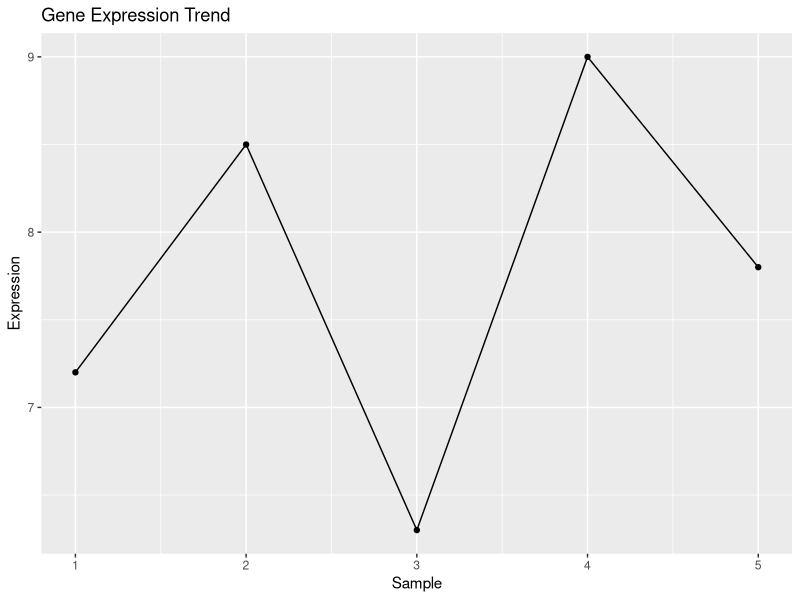
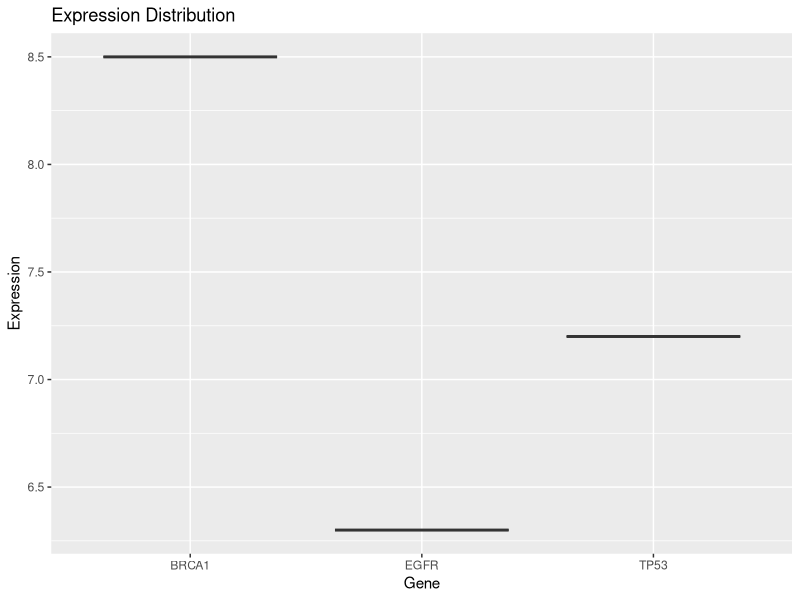
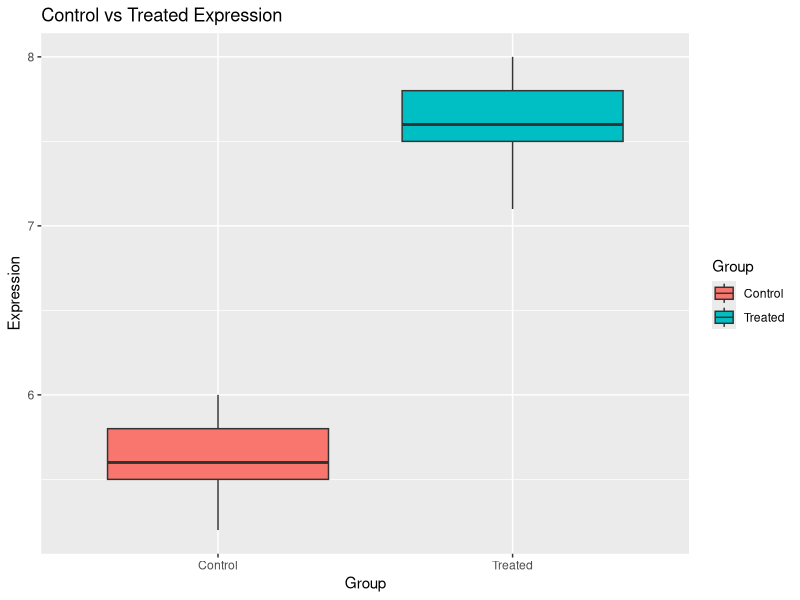

Reproduce these figures in R, in order.
## ---- chunk 1
# Assigning variables
GeneExpression <- 5.6
Species <- "Homo sapiens"

# Numeric vector
x <- c(1,2,3,4,5)

# Basic operations
mean(x)
sum(x)
length(x)
## ---- chunk 2
# Gene expression values
GeneExpressions <- c(7.2, 8.5, 6.3, 9.0, 7.8)

# Summary statistics
mean(GeneExpressions)
median(GeneExpressions)
sd(GeneExpressions)
## ---- chunk 3
v <- c(1,2,3,4,5)
v
## ---- chunk 4
mat <- matrix(1:9, nrow=3, ncol=3)
mat
## ---- chunk 5
my_list <- list(
  Gene="TP53",
  Expression=7.5,
  Active=TRUE
)
my_list
## ---- chunk 6
df <- data.frame(
  Gene=c("TP53","BRCA1","EGFR"),
  Expression=c(7.2, 8.5, 6.3)
)
df
## ---- chunk 7
# Subsetting
df$Gene
df$Expression

# Filtering
df[df$Expression > 7, ]

# Adding new column
df$HighExpression <- df$Expression > 7
df
## ---- chunk 8
value <- 8

if(value > 7){
  print("High expression")
} else {
  print("Low expression")
}
## ---- chunk 9
for(i in 1:5){
  print(i)
}
## ---- chunk 10
# Using apply
mat <- matrix(1:9, nrow=3)

apply(mat, 1, sum)  # Row sums
apply(mat, 2, mean) # Column means
## ---- chunk 11
# Statistical tests
t.test(GeneExpressions)

# Correlation
x <- c(1,2,3,4,5)
y <- c(2,4,6,8,10)
cor(x,y)
## ---- chunk 12
library(ggplot2)

df_plot <- data.frame(
  Sample=1:5,
  Expression=GeneExpressions
)

ggplot(df_plot, aes(x=Sample, y=Expression)) +
  geom_line() +
  geom_point() +
  ggtitle("Gene Expression Trend")
## ---- chunk 13
ggplot(df, aes(x=Gene, y=Expression)) +
  geom_boxplot() +
  ggtitle("Expression Distribution")
## ---- chunk 14
control <- c(5.2, 5.5, 5.8, 6.0, 5.6)
treated <- c(7.1, 7.5, 7.8, 8.0, 7.6)

# Combine into data frame
exp_data <- data.frame(
  Expression=c(control, treated),
  Group=rep(c("Control","Treated"), each=5)
)

# Statistical comparison
t.test(Expression ~ Group, data=exp_data)
## ---- chunk 15
ggplot(exp_data, aes(x=Group, y=Expression, fill=Group)) +
  geom_boxplot() +
  ggtitle("Control vs Treated Expression")
